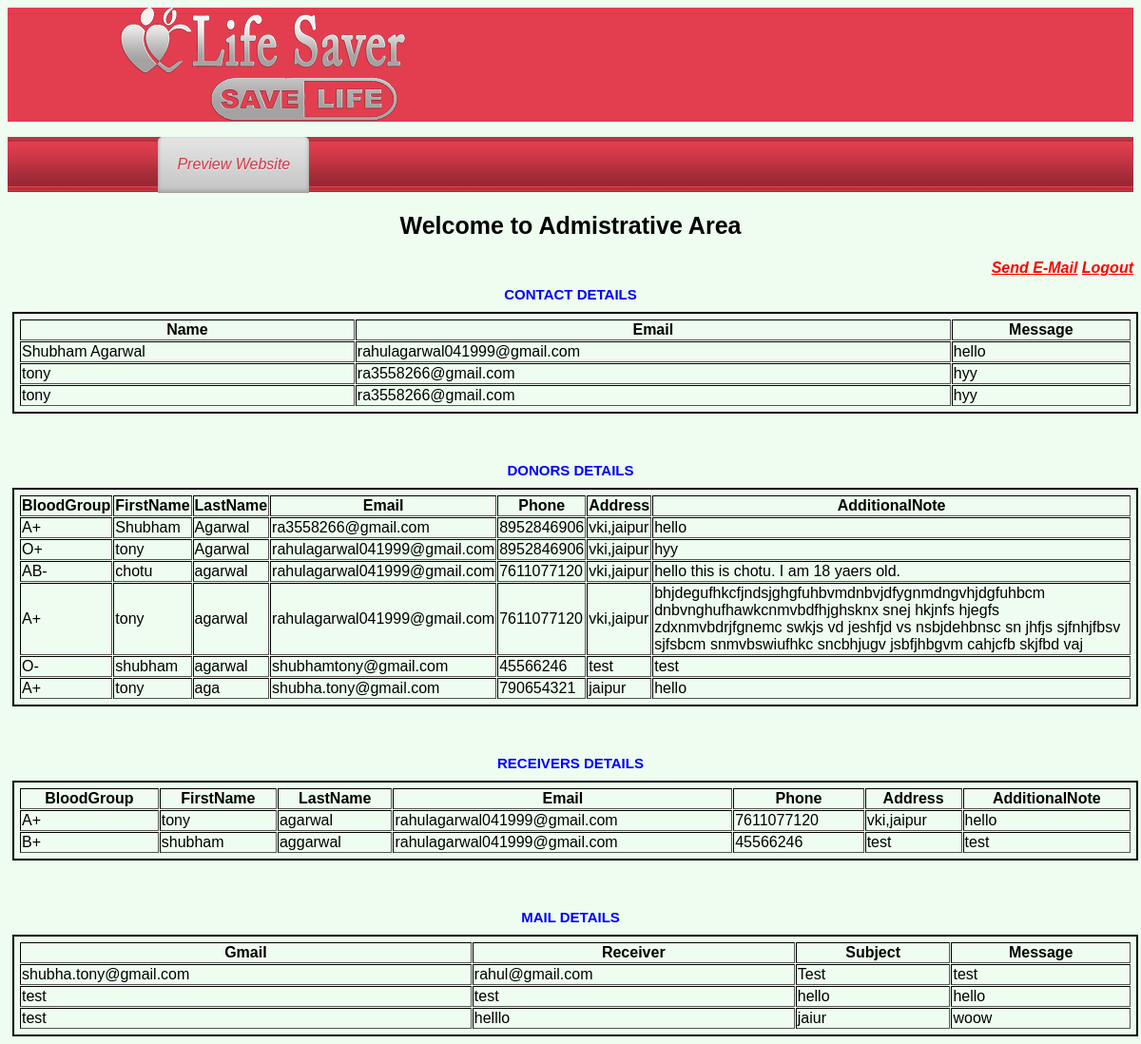
Page /admin/home.php on the committed database.
### tables this page shows
CREATE TABLE `contact` (
  `name` varchar(30) DEFAULT NULL,
  `email` varchar(30) DEFAULT NULL,
  `message` text
);

CREATE TABLE `donors` (
  `bloodgroup` varchar(10) DEFAULT NULL,
  `firstname` varchar(30) DEFAULT NULL,
  `lastname` varchar(30) DEFAULT NULL,
  `email` varchar(30) DEFAULT NULL,
  `phone` decimal(10,0) DEFAULT NULL,
  `address` varchar(100) DEFAULT NULL,
  `additionalnote` text
);

CREATE TABLE `receivers` (
  `bloodgroup` varchar(10) DEFAULT NULL,
  `firstname` varchar(30) DEFAULT NULL,
  `lastname` varchar(30) DEFAULT NULL,
  `email` varchar(30) DEFAULT NULL,
  `phone` decimal(10,0) DEFAULT NULL,
  `address` varchar(100) DEFAULT NULL,
  `additionalnote` text
);

CREATE TABLE `mail` (
  `Gmail` varchar(30) DEFAULT NULL,
  `Receiver` varchar(30) DEFAULT NULL,
  `Subject` varchar(100) DEFAULT NULL,
  `Message` text
);

### admin/select.php (the view)
<?php
	include_once("db/config.php");
?>
<div>
<h1 align="center">CONTACT DETAILS</h1>
<?php
	$sql="SELECT * FROM contact";
	$result = mysqli_query($con,$sql);
	echo "<table border='1' width='100%' cellspacing='1'cellpadding='1'>
		<tr >
			<th>Name</th>
			<th>Email</th>
			<th>Message</th>
		</tr>";
		while($row = mysqli_fetch_array($result)) {
			$name = $row['name'];
			$email = $row['email'];
			$message = $row['message'];
			echo "<tr><td >".$name."</td><td >".$email."</td><td>".$message."</td></tr> ";
		}
	echo "</table>";
?>
</div>
<div>
	<br><br>
</div>
<div>
<h1 align="center">DONORS DETAILS</h1>
<?php
	$sql="SELECT * FROM donors";
	$result = mysqli_query($con,$sql);
	echo "<table border = '1' cellpadding='1' width='100%' cellspacing='1'>
		<tr>
		<th>BloodGroup</th>
		<th>FirstName</th>
		<th>LastName</th>
		<th>Email</th>
		<th>Phone</th>
		<th>Address</th>
		<th>AdditionalNote</th>
		</tr>";
		while($row = mysqli_fetch_array($result)) {
			$bloodgroup = $row['bloodgroup'];
			$firstname = $row['firstname'];
			$lastname = $row['lastname'];
			$email = $row['email'];
			$phone = $row['phone'];
			$address = $row['address'];
			$additionalnote = $row['additionalnote'];
			echo "<tr><td >".$bloodgroup."</td><td >".$firstname."</td><td >".$lastname."</td><td style='widtd: 600px;'>".$email."</td><td >".$phone."</td><td>".$address."</td><td >".$additionalnote."</td></tr>";
		}
	echo "</table>";
?>
</div>
<div>
	<br><br>
</div>
<div>
<h1 align="center">RECEIVERS DETAILS</h1>
<?php
	$sql="SELECT * FROM receivers";
	$result = mysqli_query($con,$sql);
	echo "<table border='1' cellpadding='1' width='100%'cellspacing='1'>
		<tr>
		<th>BloodGroup</th>
		<th>FirstName</th>
		<th>LastName</th>
		<th>Email</th>
		<th>Phone</th>
		<th>Address</th>
		<th>AdditionalNote</th>
		</tr>";
		while($row = mysqli_fetch_array($result)) {
			$bloodgroup = $row['bloodgroup'];
			$firstname = $row['firstname'];
			$lastname = $row['lastname'];
			$email = $row['email'];
			$phone = $row['phone'];
			$address = $row['address'];
			$additionalnote = $row['additionalnote'];
			echo "<tr><td >".$bloodgroup."</td><td >".$firstname."</td><td >".$lastname."</td><td style='widtd: 600px;'>".$email."</td><td >".$phone."</td><td>".$address."</td><td >".$additionalnote."</td></tr>";
		}
	echo "</table>";
?>
</div>
<div>
	<br><br>
</div>
<div>
<h1 align="center">MAIL DETAILS</h1>
<?php
	$sql="SELECT * FROM mail";
	$result = mysqli_query($con,$sql);
	echo "<table border='1' width='100%' cellspacing='1'cellpadding='1'>
		<tr >
			<th>Gmail</th>
			<th>Receiver</th>
			<th>Subject</th>
			<th>Message</th>
		</tr>";
		while($row = mysqli_fetch_array($result)) {
			$Gmail = $row['Gmail'];
			$Receiver = $row['Receiver'];
			$Subject = $row['Subject'];
			$Message = $row['Message'];
			echo "<tr><td >".$Gmail."</td><td >".$Receiver."</td><td >".$Subject."</td><td>".$Message."</td></tr> ";
		}
	echo "</table>";
?>
</div>

### admin/home.php (shortened to what this page needs)
<html>
	<head>
		<link href="css/style.css" rel="stylesheet" type="text/css" media="all" />
	</head>
	<body bgcolor="#EEFDEF">
		<?php
			include("files/menu.php");
		?>
		<h2 align="center">
			Welcome to Admistrative Area
		</h2>
		<div align="right">
			<a href="mail.php"> Send E-Mail</a>
			<a href="logout.php">Logout</a>
		</div>
		<div>
<?php
			include_once("select.php");
?>
		</div>
	</body>
</html>

### admin/files/menu.php
<?php
$response = ' <div class="h_bg">
				<div class="wrap">
				<div class="header">
						<div class="logo">
							<h1><a href="index.php"><img src="Images/logo.png" alt=""></a></h1>
						</div>
					</div>
				</div>
				</div>
				<div class="nav_bg">
				<div class="wrap">
						<ul class="nav">
							<li class="active"><a href="../index.php" target="_blank">Preview Website</a></li>
						</ul>
				</div>
				</div>';
	echo $response;
?>

### admin/css/style.css (style rules this page uses)
body { font-family: Arial, Geneva,Helvetica, sans-serif; font-size: 100%; }
.wrap { margin:0 auto; width:80%; }
.h_bg { background: url('../images/h_bg.png') repeat-x ; }
.nav_bg { background: url('../images/nav_bg.png') center 0 repeat-x #CF797E; height:58px; }
.nav li { display:inline-block; }
.nav li a { font-family: 'Source Sans Pro', sans-serif; line-height:1.8em; display:block; text-decoration:none; font-weight:normal; color:#ffffff; padding:15px 20px; font-size: 1em; text-transform: capitalize; text-shadow: 0 1px 0 #5C2830; letter-spacing:0px; }
.nav li.active a { text-shadow: 0 1px 0 #EBEBEB; color:#D13949; background: #E5E5E5; background: -moz-linear-gradient(top, #E5E5E5 0%, #C4C4C4 100%); background: -webkit-gradient(linear, left top, left bottom, color-stop(0%,#E5E5E5), color-stop(100%,#C4C4C4)); filter: progid:DXImageTransform.Microsoft.gradient( startColorstr='#E5E5E5', endColorstr='#C4C4C4',GradientType=0 ); -moz-border-radius:5px 5px 0 0; -webkit-border-radius:5px 5px 0 0; border-radius:5px 5px 0 0; box-shadow: inset 0px -2px 4px #9C9797; -webkit-box-shadow: inset 0px -2px 4px #9C9797; -moz-box-shadow: inset 0px -2px 4px #9C9797; -o-box-shadow: inset 0px -2px 4px #9C9797; }

### admin/home.php (style rules this page uses)
h1 { color: blue; font-weight: bold; font-size: 15; }
a { color: red; font-weight: bold; font-style: italic; }
h2 { color: black; font-weight: bold; font-size: 25; }
table { border-width : 2px; border-color : black; border-style : solid; margin: 5; padding: 5px ; }

### rows in the picture
contact: name "Shubham Agarwal", email "rahulagarwal041999@gmail.com", message "hello"
contact: name "tony", email "ra3558266@gmail.com", message "hyy"
contact: name "tony", email "ra3558266@gmail.com", message "hyy"
donors: bloodgroup "A+", firstname "Shubham", lastname "Agarwal", email "ra3558266@gmail.com", phone "8952846906", address "vki,jaipur", additionalnote "hello"
donors: bloodgroup "O+", firstname "tony", lastname "Agarwal", email "rahulagarwal041999@gmail.com", phone "8952846906", address "vki,jaipur", additionalnote "hyy"
donors: bloodgroup "AB-", firstname "chotu", lastname "agarwal", email "rahulagarwal041999@gmail.com", phone "7611077120", address "vki,jaipur", additionalnote "hello this is chotu. I am 18 yaers old."
donors: bloodgroup "A+", firstname "tony", lastname "agarwal", email "rahulagarwal041999@gmail.com", phone "7611077120", address "vki,jaipur", additionalnote "bhjdegufhkcfjndsjghgfuhbvmdnbvjdfygnmdngvhjdgfuhbcm dnbvnghufhawkcnmvbdfhjghsknx snej hkjnfs hjegfs zdxnmvbdrjfgnemc swkjs vd jeshfjd vs nsbjdehbnsc sn jhfjs sjfnhjfbsv sjfsbcm snmvbswiufhkc sncbhjugv jsbfjhbgvm cahjcfb skjfbd vaj"
donors: bloodgroup "O-", firstname "shubham", lastname "agarwal", email "shubhamtony@gmail.com", phone "45566246", address "test", additionalnote "test"
donors: bloodgroup "A+", firstname "tony", lastname "aga", email "shubha.tony@gmail.com", phone "790654321", address "jaipur", additionalnote "hello"
receivers: bloodgroup "A+", firstname "tony", lastname "agarwal", email "rahulagarwal041999@gmail.com", phone "7611077120", address "vki,jaipur", additionalnote "hello"
receivers: bloodgroup "B+", firstname "shubham", lastname "aggarwal", email "rahulagarwal041999@gmail.com", phone "45566246", address "test", additionalnote "test"
mail: Gmail "shubha.tony@gmail.com", Receiver "rahul@gmail.com", Subject "Test", Message "test"
mail: Gmail "test", Receiver "test", Subject "hello", Message "hello"
mail: Gmail "test", Receiver "helllo", Subject "jaiur", Message "woow"
